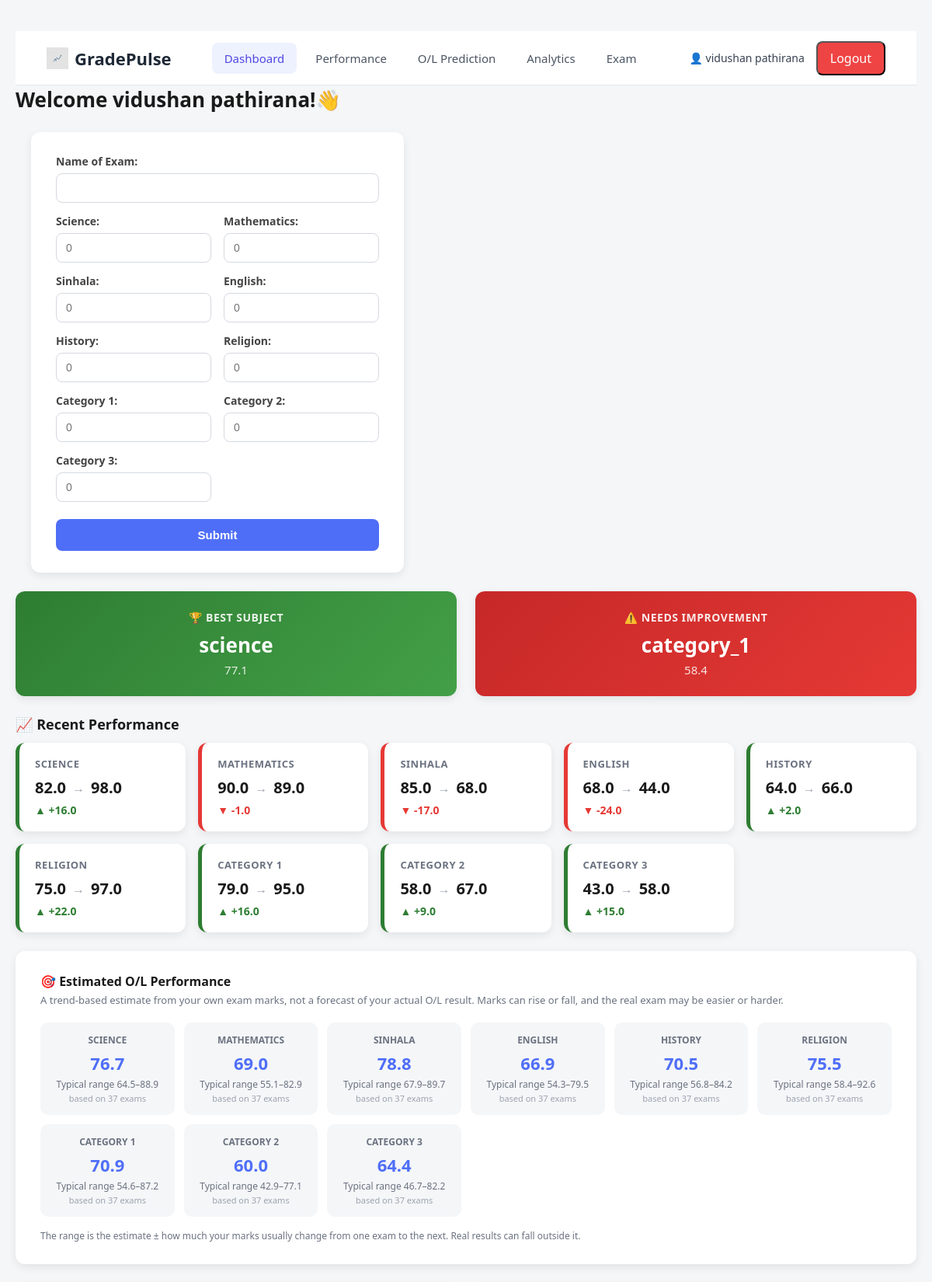
Screenshot of /home (signed in, upper part) with the database file from the repository.
### models.py (models this page shows, shortened)
class Marks(db.Model):
    __tablename__ = "marks"
    __table_args__ = (
        UniqueConstraint("exam_id", "subject", name="uq_marks_exam_subject"),
        CheckConstraint("score >= 0 AND score <= 100", name="ck_marks_score_range"),
        CheckConstraint(f"subject IN ({SUBJECT_LIST_SQL})", name="ck_marks_subject_valid"),
    )
    id = db.Column(db.Integer, primary_key=True)
    exam_id = db.Column(
        db.Integer,
        db.ForeignKey("exams.id", ondelete="CASCADE"),
        nullable=False,
    )
    subject = db.Column(db.String(50), nullable=False)
    score = db.Column(db.Float, nullable=False)

### app.py (the view, shortened to what this page needs)
@app.route("/home", methods=["GET", "POST"])
def home():
    student_id = session.get("student_id")
    if student_id is None:
        return redirect(url_for("login"))
    result = None
    records = get_exam_records(student_id)
    averages = calculate_subject_averages(records)
    prediction_data = generate_predictions(records)
    save_predictions(student_id, prediction_data)
    return render_template(
        "index.html",
        name=session.get("name"),
        result=result,
        card_data=find_best_and_weakest(averages),
        chart_data=build_chart_data(records, averages),
        improvement_data=calculate_improvement(records),
        prediction_data=prediction_data,
        marks_table=build_marks_table(records),
    )

### models.py (called while the page is built)
def utc_now():
    return datetime.now(timezone.utc)

### services/analytics.py (called while the page is built)
def build_marks_table(records):
    table = []
    for record in records:
        row = {"exam_name": record["exam_name"], "exam_date": record["exam_date"]}
        for subject in SUBJECT_NAMES:
            row[subject] = record["marks"].get(subject)
        table.append(row)
    return table

def build_line_chart_data(records, limit=5):
    recent = records[-limit:]
    return {
        "line_labels": [r["exam_name"] for r in recent],
        "line_data": {
            subject: [r["marks"].get(subject) for r in recent]
            for subject in SUBJECT_NAMES
        },
    }

def calculate_subject_averages(records):
    averages = []
    for subject in SUBJECT_NAMES:
        scores = [
            r["marks"][subject]
            for r in records
            if r["marks"].get(subject) is not None
        ]
        averages.append(round(sum(scores) / len(scores), 1) if scores else 0)
    return averages

def calculate_improvement(records):
    if len(records) < 2:
        return {}
    previous = records[-2]["marks"]
    latest = records[-1]["marks"]
    improvement_data = {}
    for subject in SUBJECT_NAMES:
        previous_score = previous.get(subject)
        latest_score = latest.get(subject)
        if previous_score is not None and latest_score is not None:
            improvement_data[subject] = {
                "previous": previous_score,
                "latest": latest_score,
                "improvement": latest_score - previous_score,
            }
    return improvement_data

def find_best_and_weakest(averages):
    if not any(score > 0 for score in averages):
        return None
    best_index = averages.index(max(averages))
    weakest_index = averages.index(min(averages))
    return {
        "best_subject": SUBJECT_NAMES[best_index],
        "best_score": averages[best_index],
        "weakest_subject": SUBJECT_NAMES[weakest_index],
        "weakest_score": averages[weakest_index],
    }

def build_chart_data(records, averages):
    chart_data = build_line_chart_data(records)
    chart_data["radar_labels"] = SUBJECT_NAMES
    chart_data["radar_data"] = averages
    return chart_data

### services/predictions.py (called while the page is built)
def clamp_mark(value):
    return round(max(0.0, min(100.0, float(value))), 1)

def _split(points):
    ordered = sorted(points)
    positions = np.array([position for position, _ in ordered], dtype=float)
    scores = np.array([score for _, score in ordered], dtype=float)
    return positions, scores

### templates/index.html (shortened to what this page needs)
<!DOCTYPE html>
<html lang="en">
<head>
    <link rel="stylesheet" href="{{ url_for('static', filename='style.css') }}">
    <link rel="stylesheet" href="{{ url_for('static', filename='responsive.css') }}">
</head>
<body>
    <nav class="navbar">
        <a href="{{ url_for('home') }}" class="brand">
            <img src="{{ url_for('static', filename='favicon.png') }}" alt="GradePulse logo" class="brand-icon">
            <span>GradePulse</span>
        </a>
        <div class="nav-links">
            <a href="#dashboard-top" class="nav-link active">Dashboard</a>
            <a href="#insight-section" class="nav-link">Performance</a>
            <a href="#prediction-section" class="nav-link">O/L Prediction</a>
            <a href="#charts-section" class="nav-link">Analytics</a>
            <a href="#marks-table-section" class="nav-link">Exam</a>
        </div>
        <div class="nav-user">
            <span class="username"> 👤 {{ name }}</span>
            <form action="{{ url_for('logout') }}" method="post">
                <button type="submit" class="logout-btn">Logout</button>
            </form>
        </div>
    </nav>
    <h1>Welcome {{ name }}!👋</h1>
    <div class="dashboard-top" id="dashboard-top">
        <div class="form">
            <form method="POST">
                <p>
                <label for="exam_name">Name of Exam:</label>
                <input type="text" id='exam_name' name="exam_name"><br>
                </p>
                <p>
                <label for="science">Science: </label>
                <input type="number" id="science" name="science" placeholder="0" min="0" max="100" required><br>
                </p>
                <p>
                <label for="math">Mathematics: </label>
                <input type="number" id="math" name="math" placeholder="0" min="0" max="100" required><br>
                </p>
                <p>
                <label for="sinhala">Sinhala: </label>
                <input type="number" id="sinhala" name="sinhala" placeholder="0" min="0" max="100"required><br>
                </p>
                <p>
                <label for="english">English: </label>
                <input type="number" id="english" name="english" placeholder="0" min="0" max="100" required><br>
                </p>
                <p>
                <label for="history">History: </label>
                <input type="number" id="history" name="history" placeholder="0" min="0" max="100" required><br>
                </p>
                <p>
                <label for="religion">Religion: </label>
                <input type="number" id="religion" name="religion" placeholder="0" min="0" max="100" required><br>
                </p>
                <p>
                <label for="category_1">Category 1: </label>
                <input type="number" id="category_1" name="category_1" placeholder="0" min="0" max="100" required><br>
                </p>
                <p>
                <label for="category_2">Category 2: </label>
                <input type="number" id="category_2" name="category_2" placeholder="0" min="0" max="100" required><br>
                </p>
                <p>
                <label for="category_3">Category 3: </label>
                <input type="number" id="category_3" name="category_3" placeholder="0" min="0" max="100" required><br>
                </p>
                <button type="submit">Submit</button>
            </form>
        </div>
    </div>
    {% if card_data %}
    <div class="insight-section" id="insight-section">
        <div class="insight-card insight-best">
            <div class="insight-label">🏆 Best Subject</div>
            <div class="insight-subject">{{ card_data.best_subject }}</div>
            <div class="insight-score">{{ card_data.best_score }}</div>
        </div>
        <div class="insight-card insight-weak">
            <div class="insight-label">⚠️ Needs Improvement</div>
            <div class="insight-subject">{{ card_data.weakest_subject }}</div>
            <div class="insight-score">{{ card_data.weakest_score }}</div>
        </div>
    </div>
    {% endif %}
    {% if improvement_data %}
    <div class="improvement-section">
        <h4 class="improvement-title">📈 Recent Performance</h4>
        <div class="improvement-grid">
            {% for subject, data in improvement_data.items() %}
            <div class="improvement-card {% if data.improvement > 0 %}improvement-up{% elif data.improvement < 0 %}improvement-down{% else %}improvement-flat{% endif %}">
                <div class="improvement-subject">{{ subject.replace('_', ' ').title() }}</div>
                <div class="improvement-scores">
                    <span>{{ data.previous }}</span>
                    <span class="improvement-arrow">→</span>
                    <span>{{ data.latest }}</span>
                </div>
                <div class="improvement-delta">
                    {% if data.improvement > 0 %}▲ +{{ data.improvement }}
                    {% elif data.improvement < 0 %}▼ {{ data.improvement }}
                    {% else %}— No change{% endif %}
                </div>
            </div>
            {% endfor %}
        </div>
    </div>
    {% endif %}
    {% if prediction_data %}
        <div class="prediction-section" id="prediction-section">
            <div class="prediction-header">
                <h4>🎯<b> Estimated O/L Performance </b></h4>
                <p class="prediction-disclaimer">
                    A trend-based estimate from your own exam marks, not a forecast of your actual O/L result.
                    Marks can rise or fall, and the real exam may be easier or harder.
                </p>
            </div>
            <div class="prediction-grid">
                {% for subject, data in prediction_data.items() %}
                <div class="prediction-card">
                    <div class="prediction-subject">{{ subject.replace('_', ' ').title() }}</div>
                    <div class="prediction-score">{{ data.score }}</div>
                    {% if data.low is not none %}
                    <div class="prediction-range">Typical range {{ data.low }}–{{ data.high }}</div>
                    {% endif %}
                    <div class="prediction-basis">based on {{ data.n_scores }} exams</div>
                </div>
                {% endfor %}
            </div>
            <p class="prediction-note">
                The range is the estimate ± how much your marks usually change from one exam to the next.
                Real results can fall outside it.
            </p>
        </div>
        {% elif result %}
        <div class="prediction-section prediction-empty">
            <p>📊 Submit at least 2 exams to unlock O/L predictions for each subject.</p>
        </div>
    {% endif %}
</body>
</html>

### rows the page displays
Marks: previous "82.0"
Marks: latest "98.0"
Marks: previous "90.0"
Marks: latest "89.0"
Marks: previous "85.0"
Marks: latest "68.0"
Marks: previous "68.0"
Marks: latest "44.0"
Marks: previous "64.0"
Marks: latest "66.0"
Marks: previous "75.0"
Marks: latest "97.0"
Marks: previous "79.0"
Marks: latest "95.0"
Marks: previous "58.0"
Marks: latest "67.0"
Marks: previous "43.0"
Marks: latest "58.0"

### other values shown
{{ name }} "vidushan pathirana"
{{ card_data.best_subject }} "science"
{{ card_data.best_score }} "77.1"
{{ card_data.weakest_subject }} "category_1"
{{ card_data.weakest_score }} "58.4"
{{ subject.replace('_', ' ').title() }} "SCIENCE" "MATHEMATICS" "SINHALA" "ENGLISH" "HISTORY" "RELIGION" "CATEGORY 1" "CATEGORY 2" "CATEGORY 3"
{{ data.improvement }} "16.0" "2.0" "22.0" "16.0" "9.0" "15.0"
{{ data.improvement }} "-1.0" "-17.0" "-24.0"
{{ data.score }} "76.7" "69.0" "78.8" "66.9" "70.5" "75.5" "70.9" "60.0" "64.4"
{{ data.low }} "64.5" "55.1" "67.9" "54.3" "56.8" "58.4" "54.6" "42.9" "46.7"
{{ data.high }} "88.9" "82.9" "89.7" "79.5" "84.2" "92.6" "87.2" "77.1" "82.2"
{{ data.n_scores }} "37" "37" "37" "37" "37" "37" "37" "37" "37"
